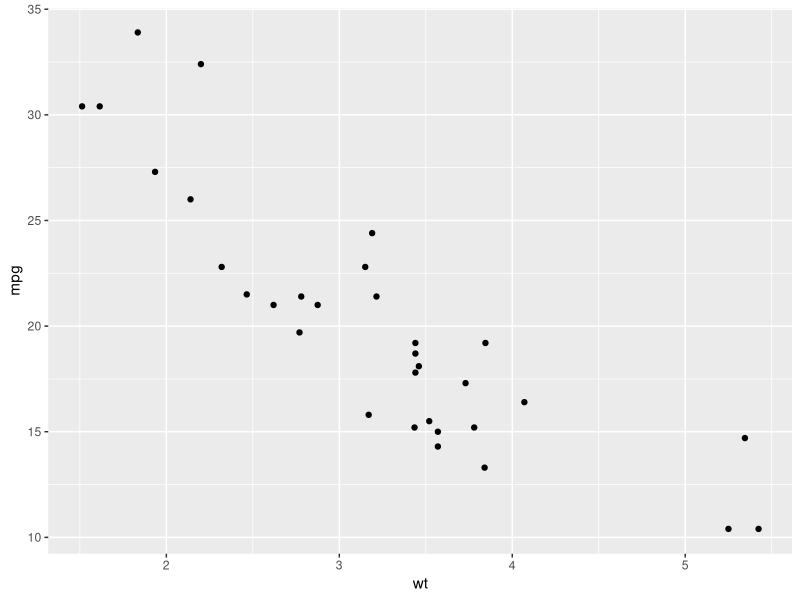
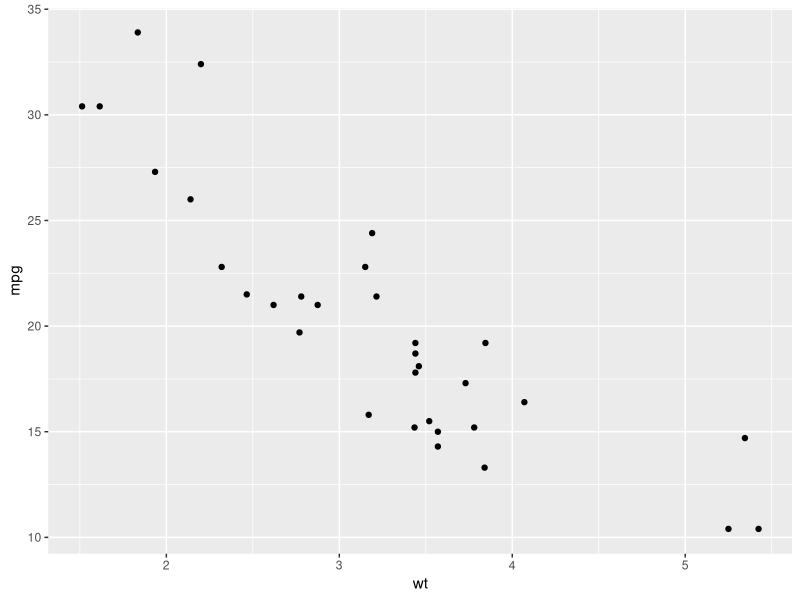
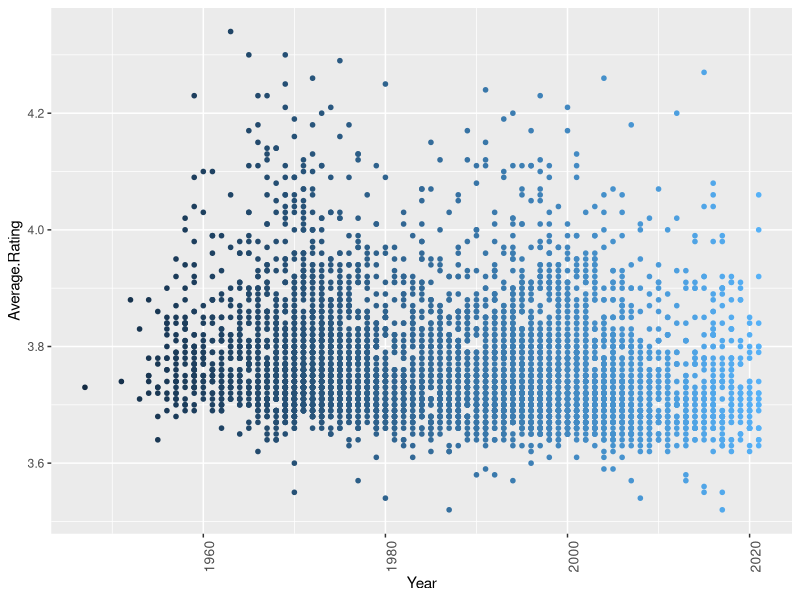
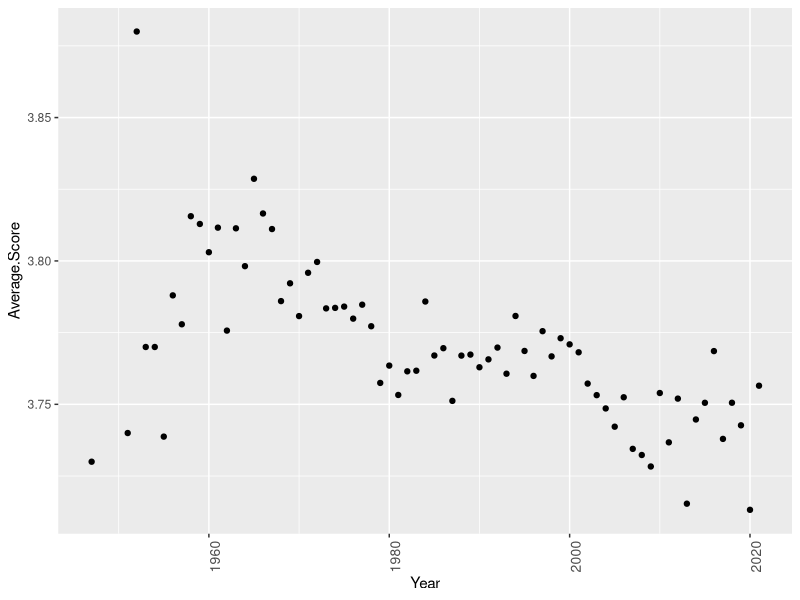
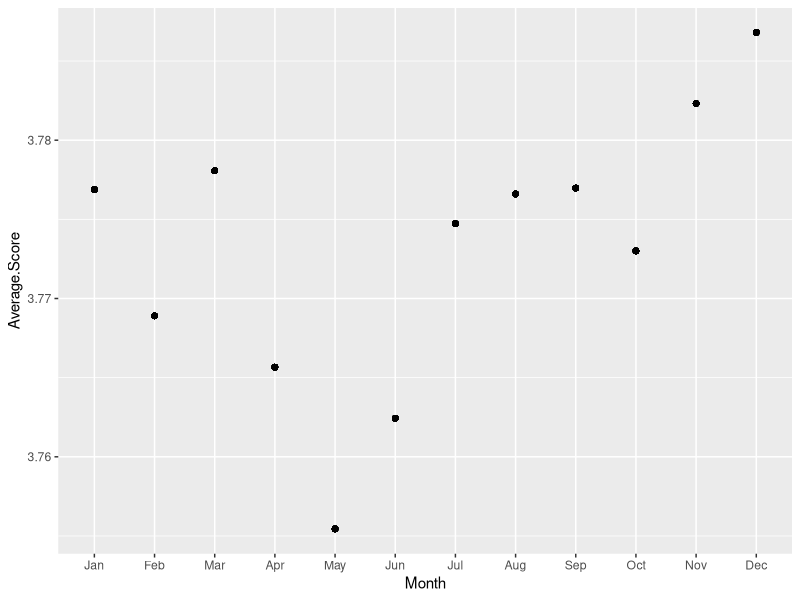
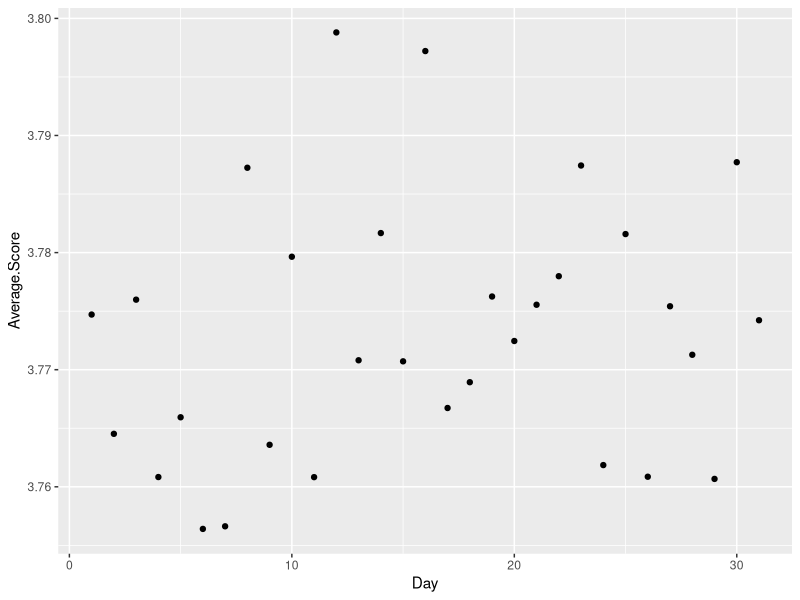
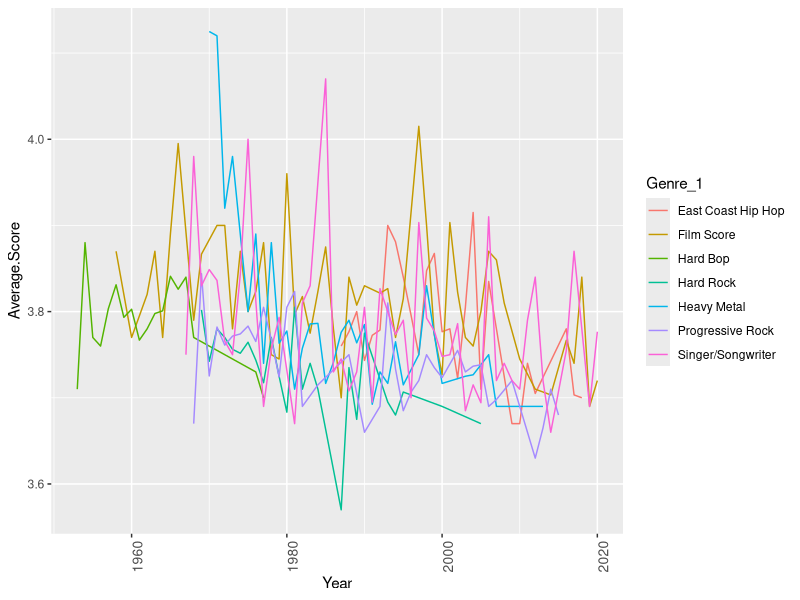
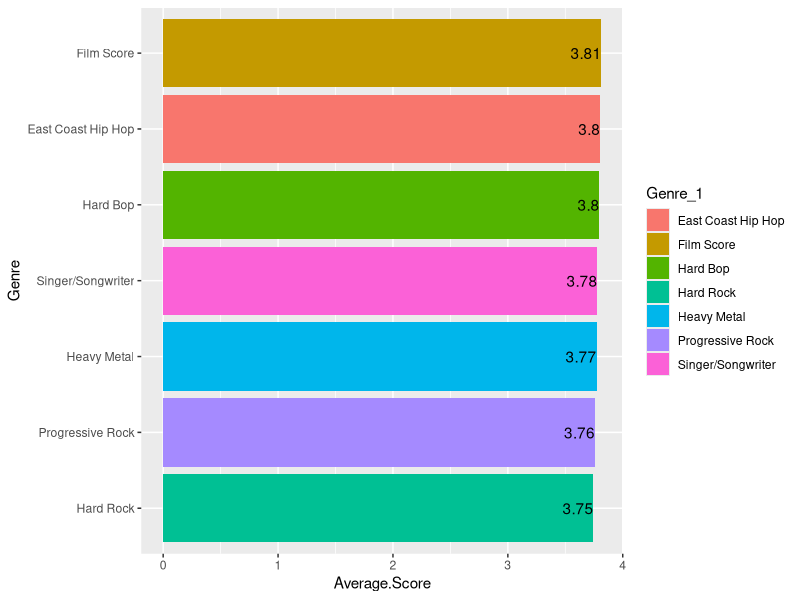

Write the R code that produced these figures, in order.
## ---- chunk 1
library(knitr)
knitr::opts_chunk$set(echo = FALSE, warning = TRUE)


knit_hooks$set( fig.cap = function(before, options, envir) {
  if ( before ) {
    chr <- sprintf("<p><small><strong><a name='fig:%s' value = %d>Figure %d</a></strong>: %s</small></p>", options$label, options$fig.num, options$fig.num, options$fig.cap)
    chr <- sprintf("<p><small><strong><a name='fig:%s'>%s</a></strong>: %s</small></p>", options$label, options$label,  options$fig.cap)
    
    return(chr)
  }
})


chunkref <- local({
  function(chunklabel) {
    sprintf('[%s](#%s)', chunklabel, paste0("fig:",chunklabel) )
  }  
})

library(ggplot2)
library(dplyr)
library(tidyverse)
library(stringr)
library(lubridate)

## ---- chunk 2

mtcars %>% 
  ggplot(aes(x = wt, y = mpg)) + 
  geom_point()
## ---- chunk 3

mtcars %>% 
  ggplot(aes(x = wt, y = mpg)) + 
  geom_point()
## ---- chunk 4
df_final <- read.csv("df_final.csv")
ggplot(df_final, aes(x=`Year` , y =`Average.Rating`, color= `Year` ))  + geom_point(size=1.25) + theme(axis.text.x = element_text(angle = 90, size = 10)) +theme(legend.position="none")
## ---- chunk 5
df_final %>% group_by(Year) %>% summarise(
  Average.Score =mean(Average.Rating)
) %>% ggplot(aes(x=Year,y=Average.Score))+geom_point()+ theme(axis.text.x = element_text(angle = 90, size = 10))
## ---- chunk 6
df_final%>% filter(
  !(Month=="")) %>%group_by(Month)%>%summarise(
  Average.Score = mean(Average.Rating),
  Year = Year
  )%>%  mutate(Month = factor(Month, levels=c("Jan","Feb","Mar","Apr","May","Jun","Jul","Aug","Sep", "Oct","Nov","Dec")))%>%ggplot(aes(x=Month,y=Average.Score))+geom_point()
## ---- chunk 7
df_final%>% filter(
  !(Month==""),!(Day==""))%>% group_by(Day)%>%summarise(
  Average.Score = mean(Average.Rating)
  )%>%ggplot(aes(x=Day,y=Average.Score))+geom_point()
## ---- chunk 8
# Artist popularity by ratings
df_sorted_ratings = df_final[order(-df_final$Artist.Average.Ratings),]
df_sorted_ratings = df_sorted_ratings[,c(3, 25, 27)]
df_sorted_ratings = unique(df_sorted_ratings)[1:10,]
##df_sorted_ratings %>% ggplot(aes(x = reorder(Artist.Name, Artist.Average.Ratings), 
#             y = Artist.Average.Ratings, fill = Artist.Name)) + geom_bar(stat="identity") + coord_flip() + theme(axis.text.x = element_text(angle = 90, size = 10, hjust = 1)) + theme(legend.position="none") + labs(x = "Artist Name", y = "Number of Ratings") + geom_text(aes(label=round(Artist.Average.Score, digit = 2), hjust = 1)) 
## ---- chunk 9
# Artist popularity by reviews
df_sorted_reviews = df_final[order(-df_final$Artist.Average.Reviews),]
df_sorted_reviews = df_sorted_reviews[,c(3, 25, 26)]
df_sorted_reviews = unique(df_sorted_reviews)[1:10,]
#df_sorted_reviews %>% ggplot(aes(x = reorder(Artist.Name, Artist.Average.Reviews),  y = Artist.Average.Reviews, fill = Artist.Name)) + geom_bar(stat="identity") + coord_flip() + theme(axis.text.x = element_text(angle = 90, size = 10, hjust = 1)) +theme(legend.position="none") + labs(x = "Artist Name", y = "Number of Reviews") +  geom_text(aes(label=round(Artist.Average.Score, digit = 2), hjust = 1))
## ---- chunk 10
length(unique(df_final$Genre_1))
## ---- chunk 11
df_final %>% group_by(Genre_1)%>% summarise(
  Average.Score = mean(Average.Rating),
  count = n()
)%>% arrange(desc(count))
## ---- chunk 12
df_final%>% filter(Genre_1 == "Progressive Rock"|
            Genre_1 == "Singer/Songwriter"|
            Genre_1 == "Hard Bop"|
            Genre_1 == "Film Score"|
            Genre_1 == "Hard Rock"|
            Genre_1 == "Heavy Metal"|
            Genre_1 == "East Coast Hip Hop"
            )%>% group_by(Genre_1 ,Year)%>% summarise(
              Average.Score = mean(Average.Rating),
              count = n()
              )%>% ggplot(aes(x = Year,y = Average.Score, group = Genre_1, color = Genre_1)) + geom_line()+ theme(axis.text.x = element_text(angle = 90, size = 10))
## ---- chunk 13
df_final %>% group_by(Genre_1)%>% 
  filter(
    Genre_1 == "Progressive Rock"|
    Genre_1 == "Singer/Songwriter"|
    Genre_1 == "Hard Bop"|
    Genre_1 == "Film Score"|
    Genre_1 == "Hard Rock"|
    Genre_1 == "Heavy Metal"|
    Genre_1 == "East Coast Hip Hop"
            )%>% summarise(
  Average.Score = mean(Average.Rating),
  count = n()
  ) %>% ggplot(aes(x=reorder(Genre_1,Average.Score),y=Average.Score, fill = Genre_1))+  
  geom_bar(stat="identity")+ 
  coord_flip() + 
  geom_text(aes(label=round(Average.Score, digit = 2), hjust = 1))+
  xlab("Genre")
## ---- chunk 14
df_final%>% filter(Genre_1 == "Progressive Rock"|
            Genre_1 == "Singer/Songwriter"|
            Genre_1 == "Hard Bop"|
            Genre_1 == "Film Score"|
            Genre_1 == "Hard Rock"|
            Genre_1 == "Heavy Metal"|
            Genre_1 == "East Coast Hip Hop"
            )%>% group_by(Genre_1 ,Year)%>% summarise(
  count = n()
)%>% ggplot(aes(x = Year,y = count, group = Genre_1, color = Genre_1)) + geom_line()+ theme(axis.text.x = element_text(angle = 90, size = 10))
## ---- chunk 15
## Genre
df_final %>% group_by(Genre_1)%>% summarise(
  count = n()
)%>% arrange(desc(count))
## ---- chunk 16
## Descriptor
df_final %>% group_by(Desc_1)%>% summarise(
  count = n()
)%>% arrange(desc(count))
## ---- chunk 17
## Artist
df_final %>% group_by(Artist.Name)%>% summarise(
  count = n()
)%>% arrange(desc(count))
## ---- chunk 18
## Mean of all albums in the list
mean(df_final$Average.Rating)
## ---- chunk 19
## Average score of Top 10 Genres
df_final_genres <- df_final[df_final$Genre_1==c("Progressive Rock", "Singer/Songwriter", "Hard Bop", "Film Score", "Hard Rock", 
                                                "Heavy Metal", "East Coast Hip Hop", "Video Game Music", "Alternative Rock", "Progressive Metal"),]
mean(df_final_genres$Average.Rating)
## ---- chunk 20
## Average score of Top 10 Descriptors
df_final_descriptors <- df_final[df_final$Desc_1==c("male vocals", "instrumental", "energetic", "melodic", "melancholic",
                                                    "female vocals", "atmospheric", "psychedelic", "passionate", "dark"),]
mean(df_final_descriptors$Average.Rating)
## ---- chunk 21
## Average score of Top 10 Artists
df_final_artists <- df_final[df_final$Artist.Name=="Various Artists" |  df_final$Artist.Name=="Miles Davis" | df_final$Artist.Name=="John Coltrane" |  df_final$Artist.Name=="Tom Waits" |
                            df_final$Artist.Name=="John Williams" | df_final$Artist.Name=="Bob Dylan" | df_final$Artist.Name=="The Beatles" |  df_final$Artist.Name=="Ennio Morricone" |
                            df_final$Artist.Name=="Herbie Hancock" | df_final$Artist.Name=="Pharoah Sanders" | df_final$Artist.Name=="The Fall",]
mean(df_final_artists$Average.Rating)
## ---- chunk 22
## Average Score of all Top 10's
df_final_top10s <- df_final[df_final$Genre_1==c("Progressive Rock", "Singer/Songwriter", "Hard Bop", "Film Score", "Hard Rock", 
                                                "Heavy Metal", "East Coast Hip Hop", "Video Game Music", "Alternative Rock", "Progressive Metal") | 
                            df_final$Desc_1==c("male vocals", "instrumental", "energetic", "melodic", "melancholic",
                                                    "female vocals", "atmospheric", "psychedelic", "passionate", "dark") | 
                            df_final$Artist.Name=="Various Artists" |  df_final$Artist.Name=="Miles Davis" | df_final$Artist.Name=="John Coltrane" |  df_final$Artist.Name=="Tom Waits" |
                            df_final$Artist.Name=="John Williams" | df_final$Artist.Name=="Bob Dylan" | df_final$Artist.Name=="The Beatles" |  df_final$Artist.Name=="Ennio Morricone" |
                            df_final$Artist.Name=="Herbie Hancock" | df_final$Artist.Name=="Pharoah Sanders" | df_final$Artist.Name=="The Fall",]
mean(df_final_top10s$Average.Rating)
## ---- chunk 23
## Average score without top 10 most common Genres
df_final_genres2 <- df_final[!df_final$Genre_1==c("Progressive Rock", "Singer/Songwriter", "Hard Bop", "Film Score", "Hard Rock", 
                                                "Heavy Metal", "East Coast Hip Hop", "Video Game Music", "Alternative Rock", "Progressive Metal"),]
mean(df_final_genres2$Average.Rating)
## ---- chunk 24
## Average score without top 10 most common Descriptors
df_final_descriptors2 <- df_final[!df_final$Desc_1==c("male vocals", "instrumental", "energetic", "melodic", "melancholic",
                                                    "female vocals", "atmospheric", "psychedelic", "passionate", "dark"),]
mean(df_final_descriptors2$Average.Rating)
## ---- chunk 25
## Average score without top 10 most common Artists
df_final_artists2 <- df_final[!df_final$Artist.Name=="Various Artists" &  !df_final$Artist.Name=="Miles Davis" & !df_final$Artist.Name=="John Coltrane" &  
                             !df_final$Artist.Name=="Tom Waits" & !df_final$Artist.Name=="John Williams" & !df_final$Artist.Name=="Bob Dylan" & 
                             !df_final$Artist.Name=="The Beatles" &  !df_final$Artist.Name=="Ennio Morricone" & !df_final$Artist.Name=="Herbie Hancock" & 
                             !df_final$Artist.Name=="Pharoah Sanders" & !df_final$Artist.Name=="The Fall",]
mean(df_final_artists2$Average.Rating)
## ---- chunk 26
## Average score without all top 10's
df_final_top10s2 <- df_final[!df_final$Genre_1==c("Progressive Rock", "Singer/Songwriter", "Hard Bop", "Film Score", "Hard Rock", 
                                                "Heavy Metal", "East Coast Hip Hop", "Video Game Music", "Alternative Rock", "Progressive Metal") &
                             !df_final$Desc_1==c("male vocals", "instrumental", "energetic", "melodic", "melancholic",
                                                    "female vocals", "atmospheric", "psychedelic", "passionate", "dark") &
                             !df_final$Artist.Name=="Various Artists" &  !df_final$Artist.Name=="Miles Davis" & !df_final$Artist.Name=="John Coltrane" &  
                             !df_final$Artist.Name=="Tom Waits" & !df_final$Artist.Name=="John Williams" & !df_final$Artist.Name=="Bob Dylan" & 
                             !df_final$Artist.Name=="The Beatles" &  !df_final$Artist.Name=="Ennio Morricone" & !df_final$Artist.Name=="Herbie Hancock" & 
                             !df_final$Artist.Name=="Pharoah Sanders" & !df_final$Artist.Name=="The Fall",]
mean(df_final_top10s2$Average.Rating)
## ---- chunk 27
dummydf <- df_final

dummydf$Genre_1 <- as.numeric(factor(dummydf$Genre_1))
dummydf$Desc_1 <- as.numeric(factor(dummydf$Desc_1))
dummydf$Artist.Name <-  as.numeric(factor(dummydf$Artist.Name))
dummydf$Year <-  as.numeric(factor(dummydf$Year))
dummydf$Number.of.Ratings <-  as.numeric(factor(dummydf$Number.of.Ratings))
dummydf$Number.of.Reviews <-  as.numeric(factor(dummydf$Number.of.Reviews))

dummydf2 <- subset(dummydf, select=c("Average.Rating","Artist.Name", "Genre_1", "Desc_1", "Year", "Number.of.Ratings", "Number.of.Reviews"))
results <- cor(dummydf2)
round(results,2)
